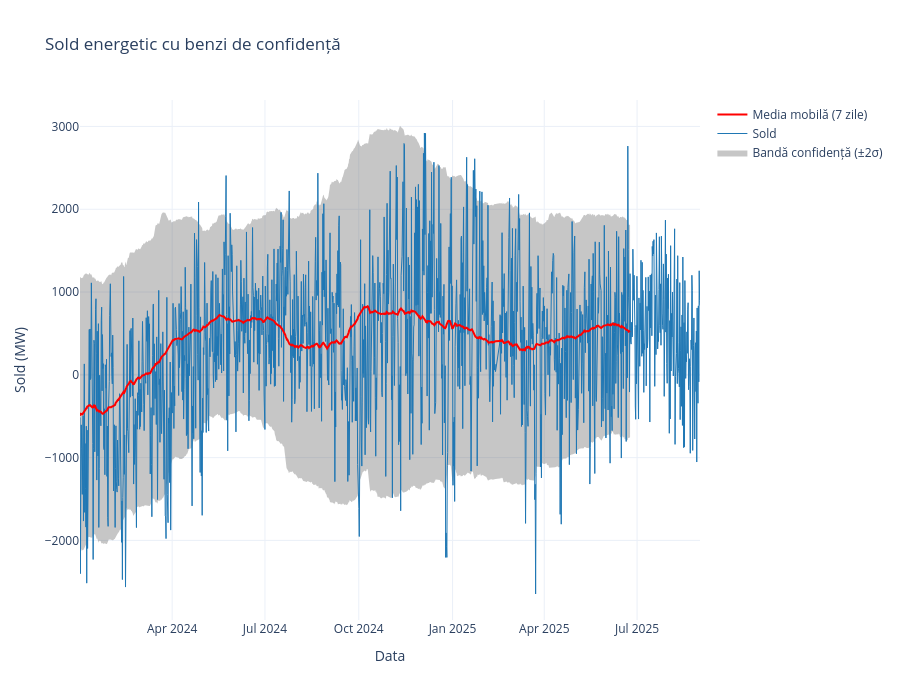

The notebook cell saved with this chart:
### Code cell
# Calcul statistici pentru benzi

df = df.copy()

window = 24*7  # 7 zile
df['sold_mean'] = df['sold'].rolling(window=window).mean()
df['sold_std'] = df['sold'].rolling(window=window).std()
df['upper_band'] = df['sold_mean'] + 2*df['sold_std']
df['lower_band'] = df['sold_mean'] - 2*df['sold_std']

# Creăm figura
fig = go.Figure()

# Banda de confidență
fig.add_trace(go.Scatter(
    x=df['date'], y=df['upper_band'],
    mode='lines', line=dict(width=0),
    showlegend=False, name='Upper Band'
))

fig.add_trace(go.Scatter(
    x=df['date'], y=df['lower_band'],
    mode='lines', line=dict(width=0),
    fillcolor='rgba(68, 68, 68, 0.3)',
    fill='tonexty',
    showlegend=True, name='Bandă confidență (±2σ)'
))

# Seria principală
fig.add_trace(go.Scatter(
    x=df['date'], y=df['sold'],
    mode='lines', name='Sold',
    line=dict(color='#1f77b4', width=1)
))

# Media mobilă
fig.add_trace(go.Scatter(
    x=df['date'], y=df['sold_mean'],
    mode='lines', name='Media mobilă (7 zile)',
    line=dict(color='red', width=2)
))

fig.update_layout(
    title='Sold energetic cu benzi de confidență',
    xaxis_title='Data',
    yaxis_title='Sold (MW)',
    hovermode='x unified',
    height=700,
    template='plotly_white'
)

fig.show()

### Figure 1 — Plotly figure (JSON) as saved in the notebook; plotly's stock layout.template omitted (floating-point values rounded to 4 significant figures; data arrays with more than 128 entries replaced by an {"elided": "..."} marker saying what was removed)
{"data": [{"line": {"width": 0}, "mode": "lines", "name": "Upper Band", "showlegend": false, "type": "scatter", "x": {"elided": "1394 str values"}, "y": {"elided": "1394 float values"}}, {"fill": "tonexty", "fillcolor": "rgba(68, 68, 68, 0.3)", "line": {"width": 0}, "mode": "lines", "name": "Bandă confidență (±2σ)", "showlegend": true, "type": "scatter", "x": {"elided": "1394 str values"}, "y": {"elided": "1394 float values"}}, {"line": {"color": "#1f77b4", "width": 1}, "mode": "lines", "name": "Sold", "type": "scatter", "x": {"elided": "1394 str values"}, "y": {"elided": "1394 int values"}}, {"line": {"color": "red", "width": 2}, "mode": "lines", "name": "Media mobilă (7 zile)", "type": "scatter", "x": {"elided": "1394 str values"}, "y": {"elided": "1394 float values"}}], "layout": {"height": 700, "hovermode": "x unified", "title": {"text": "Sold energetic cu benzi de confidență"}, "xaxis": {"title": {"text": "Data"}}, "yaxis": {"title": {"text": "Sold (MW)"}}}}
